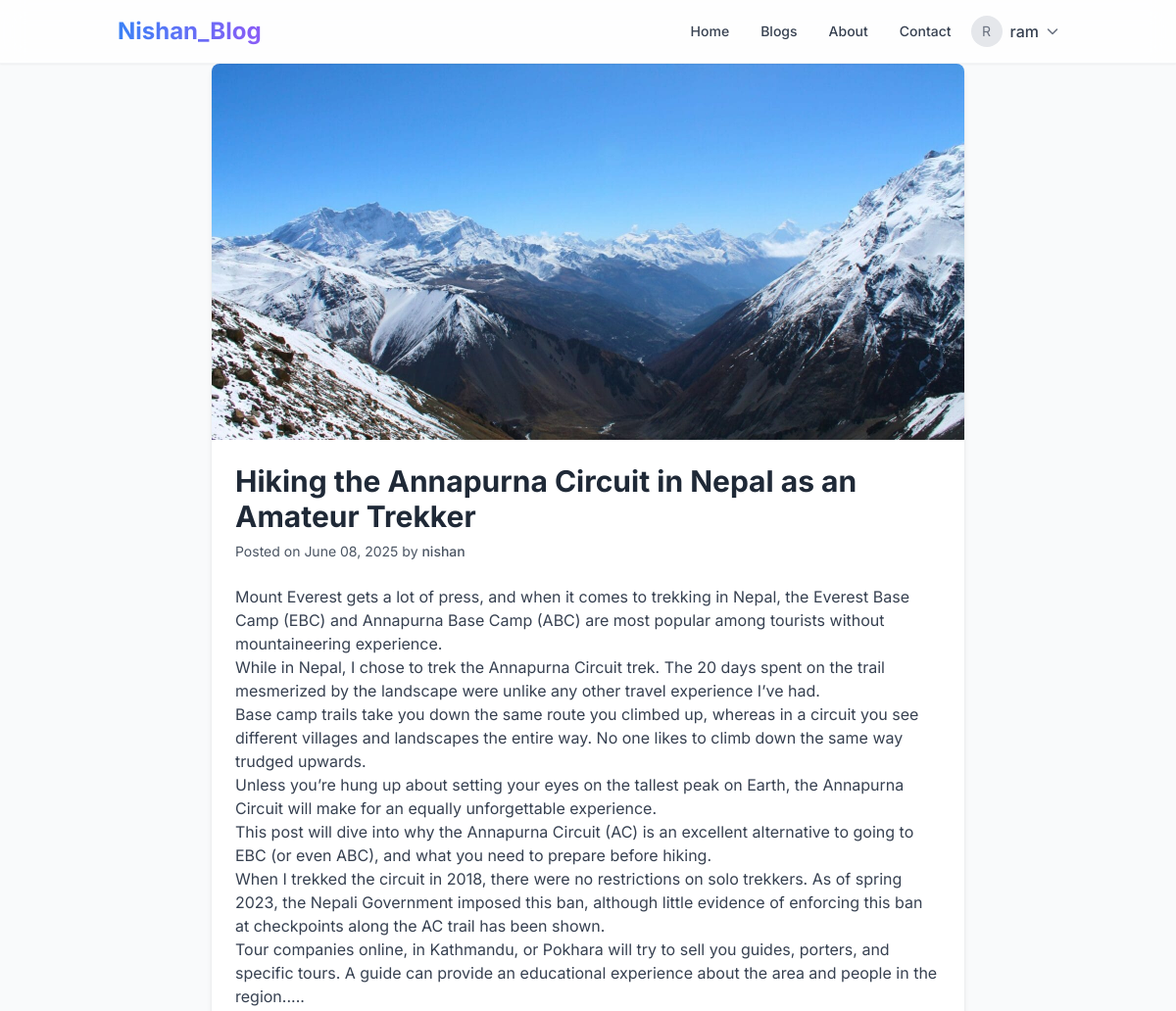
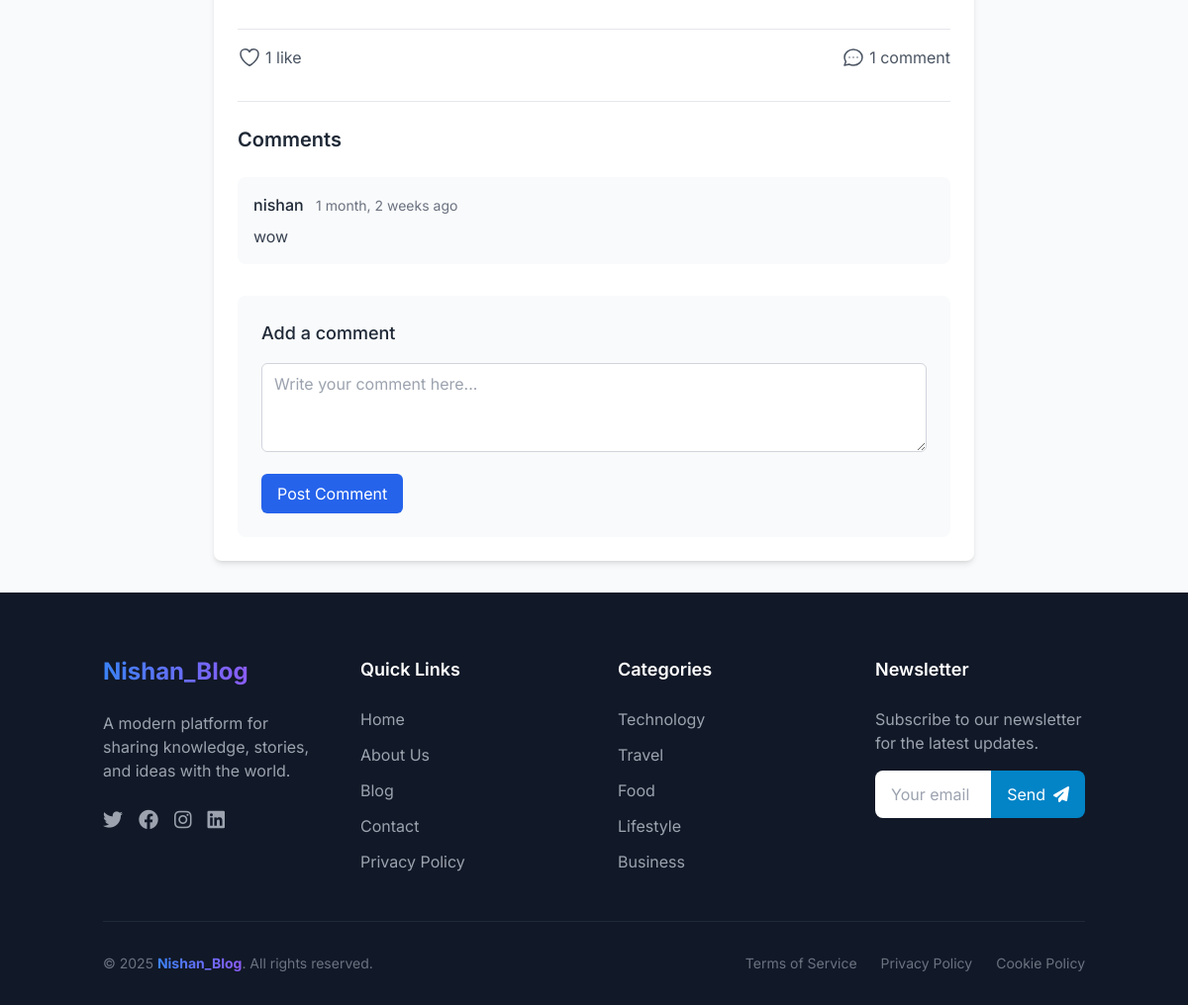
Screenshot of /blogs/2/ (signed in) with the database file from the repository (2 pictures, top to bottom).
### app/models.py (models this page shows, shortened)
class User(AbstractUser):
    roll = models.CharField(max_length=50, blank=True, null=True)
    bio = models.TextField(blank=True)
    profile_picture = models.ImageField(upload_to='profile_pics/', blank=True, null=True)
    twitter = models.URLField(blank=True, null=True)
    linkedin = models.URLField(blank=True, null=True)
    website = models.URLField(blank=True, null=True)
    class Meta:
        verbose_name = 'User'
        verbose_name_plural = 'Users'

class Blog(models.Model):
    CATEGORY_CHOICES = [
        ('Technology', 'Technology'),
        ('Travel', 'Travel'),
        ('Food', 'Food'),
        ('Lifestyle', 'Lifestyle'),
        ('Business', 'Business'),
        ('Other', 'Other'),
    ]
    title = models.CharField(max_length=255)
    content = models.TextField()
    author = models.ForeignKey(User, on_delete=models.CASCADE , related_name='blogs')
    category = models.CharField(max_length=50, choices=CATEGORY_CHOICES, default='Technology')
    image = models.ImageField(upload_to='blog_images/', blank=True, null=True)
    created_at = models.DateTimeField(default=timezone.now)

class Like(models.Model):
    blog = models.ForeignKey(Blog, on_delete=models.CASCADE, related_name='likes')
    user = models.ForeignKey(User, on_delete=models.CASCADE)
    created_at = models.DateTimeField(default=timezone.now)
    class Meta:
        unique_together = ('blog', 'user')

class Comment(models.Model):
    blog = models.ForeignKey(Blog, on_delete=models.CASCADE, related_name='comments')
    user = models.ForeignKey(User, on_delete=models.CASCADE, related_name='comments')
    content = models.TextField()
    created_at = models.DateTimeField(default=timezone.now)

### app/views.py (the view)
# urls.py: path('blogs/<int:blog_id>/', blog_detail, name='blog_detail'),
def blog_detail(request, blog_id):
    blog = Blog.objects.get(id=blog_id)
    comments = blog.comments.all()
    if request.method == "POST":
        if not request.user.is_authenticated:
            messages.error(request, "You need to login to comment.")
            return redirect('login')  # Assuming you have a login URL
        comment_form = CommentForm(request.POST)
        if comment_form.is_valid():
            comment = comment_form.save(commit=False)
            comment.blog = blog
            comment.user = request.user
            comment.save()
            messages.success(request, "Comment added successfully.")
            return redirect('blog_detail', blog_id=blog.id)
    else:
        comment_form = CommentForm()
    return render(request, 'app/blog_detail.html', {
        'blog': blog,
        'comments': comments,
        'comment_form': comment_form
    })

### app/forms.py
class CommentForm(forms.ModelForm):
    class Meta:
        model = Comment
        fields = ['content']
        widgets = {
            'content': forms.Textarea(attrs={'class': 'form-control', 'rows': 3, 'style': 'border: 1px solid #ced4da;'}),
        }

### templates/app/blog_detail.html (shortened to what this page needs)
{% extends 'layout/base.html' %}
{% block content %}
<article class="max-w-3xl mx-auto bg-white rounded-lg shadow-md overflow-hidden mb-8">
    {% if blog.image %}
    <img src="{{ blog.image.url }}" alt="{{ blog.title }}" class="w-full h-64 md:h-96 object-cover">
    {% endif %}
    <div class="p-6">
        <div class="mb-6">
            <h1 class="text-2xl md:text-3xl font-bold text-gray-800 mb-2">{{ blog.title }}</h1>
            <div class="flex items-center justify-between">
                <p class="text-gray-600 text-sm">
                    Posted on {{ blog.created_at|date:"F d, Y" }} by
                    <span class="font-medium">{{ blog.author.username }}</span>
                </p>
            </div>
        </div>
        <div class="prose max-w-none text-gray-700 mb-8">
            {{ blog.content|striptags|linebreaks }}
        </div>
        <div class="flex items-center justify-between border-t border-gray-200 pt-4 mb-8">
            <div>
                {% if user.is_authenticated %}
                <a href="{% url 'like_blog' blog.id %}" class="flex items-center text-gray-600 hover:text-red-500 transition duration-300">
                    <svg xmlns="http://www.w3.org/2000/svg" class="h-6 w-6" fill="{% if user in blog.likes.all %}red{% else %}none{% endif %}"
                         stroke="currentColor" viewBox="0 0 24 24" stroke-width="1.5">
                        <path stroke-linecap="round" stroke-linejoin="round"
                              d="M21 8.25c0-2.485-2.099-4.5-4.688-4.5-1.935 0-3.597 1.126-4.312 2.733-.715-1.607-2.377-2.733-4.313-2.733C5.1 3.75 3 5.765 3 8.25c0 7.22 9 12 9 12s9-4.78 9-12z" />
                    </svg>
                    <span class="ml-1">{{ blog.likes.count }} like{{ blog.likes.count|pluralize }}</span>
                </a>
                {% endif %}
            </div>
            <div class="flex items-center text-gray-600">
                <span class="ml-1">{{ comments.count }} comment{{ comments.count|pluralize }}</span>
            </div>
        </div>
        <div class="border-t border-gray-200 pt-6">
            <h3 class="text-xl font-semibold text-gray-800 mb-6">Comments</h3>
            <div class="space-y-6 mb-8">
                {% for comment in comments %}
                <div class="bg-gray-50 p-4 rounded-lg">
                    <div class="flex justify-between items-start mb-2">
                        <div>
                            <span class="font-medium text-gray-800">{{ comment.user.username }}</span>
                            <span class="text-gray-500 text-sm ml-2">{{ comment.created_at|timesince }} ago</span>
                        </div>
                    </div>
                    <p class="text-gray-700">{{ comment.content }}</p>
                </div>
                {% endfor %}
            </div>
            {% if user.is_authenticated %}
            <div class="bg-gray-50 p-6 rounded-lg">
                <h4 class="text-lg font-medium text-gray-800 mb-4">Add a comment</h4>
                <form method="POST" action="{% url 'blog_detail' blog.id %}">
                    <div class="mb-4">
                        <textarea name="content" rows="3" class="w-full px-3 py-2 border border-gray-300 rounded-md focus:outline-none focus:ring-2 focus:ring-blue-500"
                                  placeholder="Write your comment here..." required></textarea>
                    </div>
                    <button type="submit" class="bg-blue-600 text-white px-4 py-2 rounded-md hover:bg-blue-700 transition duration-300">
                        Post Comment
                    </button>
                </form>
            </div>
            {% endif %}
        </div>
    </div>
</article>
{% endblock %}

### templates/layout/base.html (shortened to what this page needs)
<!DOCTYPE html>
{% load static %}
<html lang="en" class="scroll-smooth">
<head>
    <script src="https://cdn.tailwindcss.com"></script>
    <link rel="stylesheet" href="https://cdnjs.cloudflare.com/ajax/libs/font-awesome/6.4.0/css/all.min.css">
</head>
<body class="min-h-screen flex flex-col bg-gray-50 antialiased">
    <nav class="bg-white/80 backdrop-blur-md shadow-sm sticky top-0 z-40 border-b border-gray-100 transition-all duration-300"
        id="navbar">
        <div class="container mx-auto px-4 sm:px-6 lg:px-8">
            <div class="flex justify-between items-center h-16">
                <div class="flex-shrink-0 flex items-center">
                    <a href="/" class="text-2xl font-bold text-gray-900">
                        <span class="gradient-text">Nishan_Blog</span>
                    </a>
                </div>
                <div class="hidden md:flex items-center space-x-2">
                    <a href="/" class="px-3 py-2 text-sm font-medium transition-all nav-link underline-animation
                              {% if request.resolver_match.url_name == 'home' %}
                                active
                              {% else %}
                                text-gray-700 hover:text-primary-600
                              {% endif %}">
                        Home
                    </a>
                    <a href="/blogs" class="px-3 py-2 text-sm font-medium transition-all nav-link underline-animation
                              {% if request.resolver_match.url_name in 'blog_list' %}
                                       active
                                     {% else %}
                                       text-gray-700 hover:text-primary-600
                                     {% endif %}">
                        Blogs
                    </a>
                    <a href="/about" class="px-3 py-2 text-sm font-medium transition-all nav-link underline-animation
                              {% if request.resolver_match.url_name == 'about' %}
                                active
                              {% else %}
                                text-gray-700 hover:text-primary-600
                              {% endif %}">
                        About
                    </a>
                    <a href="/contact" class="px-3 py-2 text-sm font-medium transition-all nav-link underline-animation
                              {% if request.resolver_match.url_name == 'contact' %}
                                active
                              {% else %}
                                text-gray-700 hover:text-primary-600
                              {% endif %}">
                        Contact
                    </a>
                    <div class="flex items-center space-x-4 ml-4">
                        {% if user.is_authenticated %}
                        <div class="dropdown-container">
                            <button class="flex items-center space-x-2 focus:outline-none">
                                {% if user.profile.image %}
                                <img class="h-8 w-8 rounded-full object-cover" src="{{ user.profile.image.url }}"
                                    alt="{{ user.username }}">
                                {% else %}
                                <div class="h-8 w-8 rounded-full bg-gray-200 flex items-center justify-center">
                                    <span class="text-gray-500 text-sm">{{ user.username|first|upper }}</span>
                                </div>
                                {% endif %}
                                <span class="text-gray-700 font-medium">{{ user.username }}</span>
                                <i class="fas fa-chevron-down text-xs text-gray-500"></i>
                            </button>
                        </div>
                        {% endif %}
                    </div>
                </div>
            </div>
        </div>
    </nav>
    <main class="flex-grow">
        {% block content %}{% endblock %}
    </main>
    <footer class="bg-gray-900 text-white pt-16 pb-8">
        <div class="container mx-auto px-4">
            <div class="grid md:grid-cols-2 lg:grid-cols-4 gap-12 mb-12">
                <div>
                    <h3 class="text-2xl font-bold mb-6">
                        <span class="gradient-text">Nishan_Blog</span>
                    </h3>
                    <p class="text-gray-400 mb-6">A modern platform for sharing knowledge, stories, and ideas with the
                        world.</p>
                    <div class="flex space-x-4">
                        <a href="https://x.com/" class="text-gray-400 hover:text-white text-xl transition-colors">
                            <i class="fab fa-twitter"></i>
                        </a>
                        <a href="https://facebook.com/"
                            class="text-gray-400 hover:text-white text-xl transition-colors">
                            <i class="fab fa-facebook"></i>
                        </a>
                        <a href="https://instagram.com/"
                            class="text-gray-400 hover:text-white text-xl transition-colors">
                            <i class="fab fa-instagram"></i>
                        </a>
                        <a href="https://linkedin.com/"
                            class="text-gray-400 hover:text-white text-xl transition-colors">
                            <i class="fab fa-linkedin"></i>
                        </a>
                    </div>
                </div>
                <div>
                    <h4 class="text-lg font-semibold mb-6">Quick Links</h4>
                    <ul class="space-y-3">
                        <li><a href="/" class="text-gray-400 hover:text-white transition-colors">Home</a></li>
                        <li><a href="/about" class="text-gray-400 hover:text-white transition-colors">About Us</a></li>
                        <li><a href="/blogs" class="text-gray-400 hover:text-white transition-colors">Blog</a></li>
                        <li><a href="/contact" class="text-gray-400 hover:text-white transition-colors">Contact</a></li>
                        <li><a href="/privacy" class="text-gray-400 hover:text-white transition-colors">Privacy
                                Policy</a></li>
                    </ul>
                </div>
                <div>
                    <h4 class="text-lg font-semibold mb-6">Categories</h4>
                    <ul class="space-y-3">
                        <li><a href="/blogs" class="text-gray-400 hover:text-white transition-colors">Technology</a>
                        </li>
                        <li><a href="/blogs" class="text-gray-400 hover:text-white transition-colors">Travel</a></li>
                        <li><a href="/blogs" class="text-gray-400 hover:text-white transition-colors">Food</a></li>
                        <li><a href="/blogs" class="text-gray-400 hover:text-white transition-colors">Lifestyle</a></li>
                        <li><a href="/blogs" class="text-gray-400 hover:text-white transition-colors">Business</a></li>
                    </ul>
                </div>
                <div class="newsletter-widget">
                    <h4 class="text-lg font-semibold mb-6">Newsletter</h4>
                    <p class="text-gray-400 mb-4">Subscribe to our newsletter for the latest updates.</p>
                    <form id="newsletter-form" class="flex">
                        <input type="email" name="email" placeholder="Your email"
                            class="px-4 py-3 rounded-l-lg w-full text-gray-900 focus:outline-none focus:ring-2 focus:ring-primary-500"
                            required aria-label="Email address">
                        <button type="submit"
                            class="bg-primary-600 hover:bg-primary-700 px-4 rounded-r-lg transition-colors flex items-center justify-center"
                            id="submit-btn" aria-label="Subscribe">
                            <span id="btn-text">Send</span>
                            <i class="fas fa-paper-plane ml-2" id="btn-icon"></i>
                        </button>
                    </form>
                </div>
            </div>
            <div class="border-t border-gray-800 pt-8 flex flex-col md:flex-row justify-between items-center">
                <p class="text-gray-500 text-sm mb-4 md:mb-0">© <span class="current-year"></span> <span
                        class="gradient-text font-bold">Nishan_Blog</span>. All rights reserved.</p>
                <div class="flex space-x-6">
                    <a href="{% url 'terms' %}" class="text-gray-500 hover:text-white text-sm transition-colors">Terms
                        of Service</a>
                    <a href="{% url 'privacy' %}"
                        class="text-gray-500 hover:text-white text-sm transition-colors">Privacy Policy</a>
                    <a href="{% url 'cookie_policy' %}"
                        class="text-gray-500 hover:text-white text-sm transition-colors">Cookie Policy</a>
                </div>
            </div>
        </div>
    </footer>
</body>
</html>

### templates/layout/base.html (style rules this page uses)
.gradient-text { background-clip: text; -webkit-background-clip: text; color: transparent; background-image: linear-gradient(90deg, #3b82f6, #8b5cf6); }
html { scroll-behavior: smooth; }
.dropdown-container { position: relative; }
.nav-link { position: relative; transition: all 0.3s ease; }
.underline-animation::after { content: ''; position: absolute; width: 0; height: 2px; bottom: -2px; left: 0; background-color: #0ea5e9; transition: width 0.3s ease; }

### rows the page displays
User: username|first "R", username "ram"
Blog: image (picture), title "Hiking the Annapurna Circuit in Nepal as an Amateur Trekker", created_at "June 08, 2025", author.username "nishan", content "Mount Everest gets a lot of press, and when it comes to trekking in Nepal, the Everest Base Camp (EBC) and Annapurna Base Camp (ABC) are most popular among tourists without mountaineering experience. While in Nepal, I chose to trek the Annapurna Circuit trek. The 20 days spent on the trail mesmerized by the landscape were unlike any other travel experience I’ve had. Base camp trails take you down the same route you climbed up, whereas in a circuit you see different villages and landscapes the entire way. No one likes to climb down the same way trudged upwards. Unless you’re hung up about setting your eyes on the tallest peak on Earth, the Annapurna Circuit will make for an equally…", likes.count "1", count "1"
Comment: user.username "nishan", created_at "1 month, 2 weeks", content "wow"
